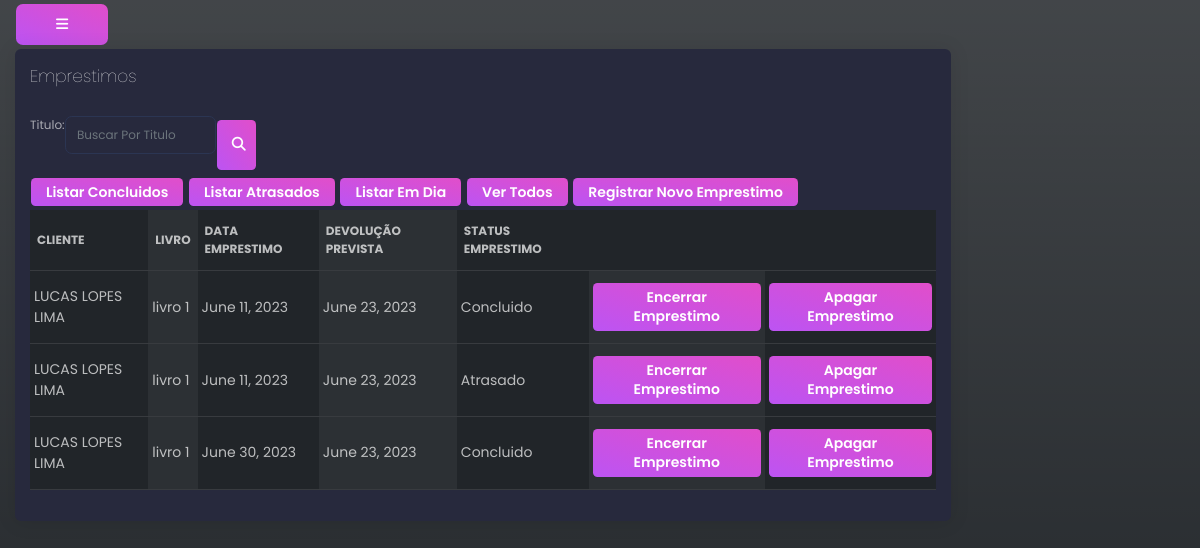
The page /emprestimo/listar_emprestimos/todos_os_emprestimos (signed in) on the database as committed earlier.
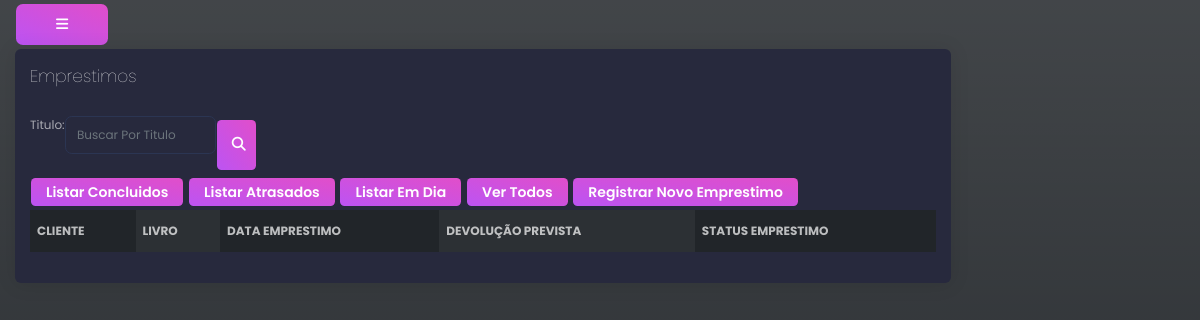
The same page on the database as committed later.
### emprestimo/models.py (models this page shows, shortened)
class Emprestimo(models.Model):
    livro = models.ForeignKey(livro, on_delete=models.CASCADE)
    cliente = models.ForeignKey(Cliente, on_delete=models.CASCADE)
    data_emprestimo = models.DateField()
    data_devolucao = models.DateField()
    status_emprestimo = models.IntegerField(default=Status_emprestimo.EM_DIA ,choices=Status_emprestimo.choices)

### clientes/models.py (models this page shows)
class Cliente(models.Model):
    nome = models.CharField(max_length=100)
    email = models.EmailField(unique=True)
    data_nascimento = models.DateField()
    endereco = models.CharField(max_length=200)
    telefone = models.CharField(max_length=30,default=9999-9999)
    pode_fazer_emprestimo = models.BooleanField(default=False)
    def __str__(self):
        return self.nome

### livro/models.py (models this page shows)
class livro(models.Model):
    titulo = models.CharField(max_length=30)
    autor = models.CharField(max_length=30)
    descricao = models.CharField(max_length=200)
    isbn = models.CharField(max_length=31)
    esta_disponivel = models.BooleanField(default=True)
    def __str__(self):
        return self.titulo

### emprestimo/views.py (the view)
# urls.py: path('listar_emprestimos/<str:filtro>', views.listar_emprestimos,name='listar_emprestimos'),
@login_required(login_url="login")
def listar_emprestimos(request,filtro="titulo_pesquisa"):
    emprestimos = None
    if filtro == "emprestimos_encerrados":
        emprestimos = Emprestimo.objects.filter(status_emprestimo=3)
    elif filtro == "emprestimos_atrasados":
        emprestimos = Emprestimo.objects.filter(status_emprestimo=2)
    elif filtro == "emprestimos_em_dia":
        emprestimos = Emprestimo.objects.filter(status_emprestimo=1)
    elif filtro == "todos_os_emprestimos":
        emprestimos = Emprestimo.objects.all()
    elif filtro != "titulo_pesquisa" :
        emprestimos = Emprestimo.objects.filter(livro__titulo=filtro)
    return render(request,'listar_emprestimos.html',{'emprestimos':emprestimos, 'conteudo_pesquisa_form':BuscarLivroForm})

### emprestimo/templates/listar_emprestimos.html (shortened to what this page needs)
{% extends 'base.html' %}
{% block content %}
<div class="card largura_card">
  <div class="card-header">
    <h4 class="card-title">Emprestimos</h4>
  </div>
  <div class="card-body">
    <form method="POST" action="{% url 'emprestimo:pesquisar_emprestimo' %}" class="w-25 d-flex flex-row">
      {% csrf_token %} {{ conteudo_pesquisa_form }}
      <button type="submit" class="btn btn-fill btn-primary btn-sm">
        <i class="fa-sharp fa-solid fa-magnifying-glass"></i>
      </button>
    </form>
    <td class="px-1"><a class="btn btn-primary btn-sm" href="{% url 'emprestimo:listar_emprestimos' 'emprestimos_encerrados' %}">Listar Concluidos</a></td>
    <td class="px-1"><a class="btn btn-primary btn-sm" href="{% url 'emprestimo:listar_emprestimos' 'emprestimos_atrasados' %}">Listar Atrasados</a></td>
    <td class="px-1"><a class="btn btn-primary btn-sm" href="{% url 'emprestimo:listar_emprestimos' 'emprestimos_em_dia ' %}">Listar Em Dia</a></td>
    <td class="px-1"><a class="btn btn-primary btn-sm" href="{% url 'emprestimo:listar_emprestimos' 'todos_os_emprestimos' %}">Ver Todos</a></td>
    <td class="px-1"><a href="{% url 'emprestimo:registrar_novo_emprestimo' %}" class="btn btn-primary btn-sm">Registrar Novo Emprestimo</a></td>
    <table class="table table-dark table-striped-columns">
      <thead>
        <tr>
          <th scope="col">Cliente</th>
          <th scope="col">Livro</th>
          <th scope="col">Data Emprestimo</th>
          <th scope="col">Devolução Prevista</th>
          <th scope="col">Status Emprestimo</th>
        </tr>
      </thead>
      <tbody>
        {% for emprestimo in emprestimos %}
            <tr>
                <td class="px-1">{{ emprestimo.cliente }}</td>
                <td class="px-1">{{ emprestimo.livro }}</td>
                <td class="px-1">{{ emprestimo.data_emprestimo }}</td>
                <td class="px-1">{{ emprestimo.data_devolucao }}</td>
                <td class="px-1">{{ emprestimo.get_status_emprestimo_display }}</td>
                <td class="px-1"><a class="btn btn-primary btn-sm" onclick="return confirm('Confirmar Devolução?')" href="{% url 'emprestimo:encerrar_emprestimo' emprestimo.id %}">Encerrar Emprestimo</a></td>
                <td class="px-1"><a class="btn btn-primary btn-sm" onclick="return confirm('Deseja realmente Deletar?')" href="{% url 'emprestimo:deletar_emprestimo' emprestimo.id %}">Apagar Emprestimo</a></td>
            </tr>
        {% endfor %}
      </tbody>
    </table>
  </div>
</div>
{% endblock content %} {% block javascripts %}{% endblock javascripts %}

### usuario/templates/base.html (shortened to what this page needs)
{% load static %}
<!DOCTYPE html>
<html lang="en">
  <head>
    <link href="https://cdn.jsdelivr.net/npm/bootstrap@5.3.0/dist/css/bootstrap.min.css" rel="stylesheet">
    <link href="{% static 'usuario/css/black-dashboard.css' %}" rel="stylesheet"/>
  </head>
  <body >
    <div class="container-fluid bg-dark bg-gradient vw-100 vh-100 text-black" >
      {% include 'side-bar.html' %}
      {% block content %}{% endblock content %}
    </div>
  </body>
</html>

### usuario/templates/side-bar.html (shortened to what this page needs)
{% if user.is_authenticated %}
<button class="btn btn-primary" type="button" data-bs-toggle="offcanvas" data-bs-target="#offcanvasExample" aria-controls="offcanvasExample">
  <i class="fa-solid fa-bars"></i>
</button>
{% endif %}

### emprestimo/templates/listar_emprestimos.html (style rules this page uses)
.largura_card { width: 80%; }

Rows that differ between the two databases and show on the page:
removed Emprestimo: cliente "LUCAS LOPES LIMA", livro "livro 1", data_emprestimo "June 11, 2023", data_devolucao "June 23, 2023", status_emprestimo "Concluido"
removed Emprestimo: cliente "LUCAS LOPES LIMA", livro "livro 1", data_emprestimo "June 11, 2023", data_devolucao "June 23, 2023", status_emprestimo "Atrasado"
removed Emprestimo: cliente "LUCAS LOPES LIMA", livro "livro 1", data_emprestimo "June 30, 2023", data_devolucao "June 23, 2023", status_emprestimo "Concluido"
